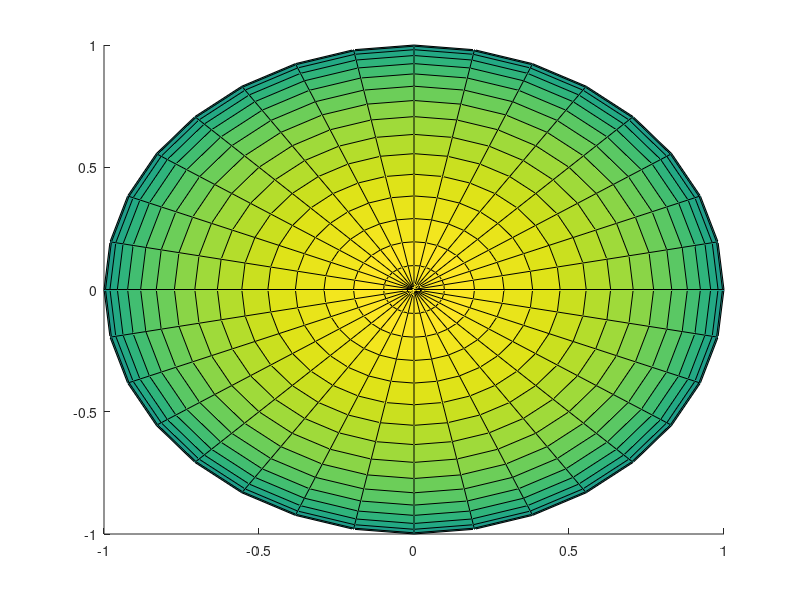

Write the MATLAB code that produced this figure. (Note: this script raises an error after producing the figure.)
function eyehandle = rev_eyepatch(name, radius, nsegs, iriscolour)

% function eyehandle = eyepatch(name, radius, nsegs, iriscolour)
% unit radius spherical eye centred at 0, looking along z
% specify iris colour as 1x3 rgb array
% userdata.pose is 4D pose matrix
% MGP June 2004

% save hold state and set hold on
% (surf over-writes!)

%Changed by Ryan George: Line 74
%change: added ' rigidbody(eyehandle, name); '

nothold = false;
if ~ishold
    nothold = true;
    hold on
end

if nargin<4
    iriscolour = [0 .2 .9];
end
if nargin<3
    nsegs = 32;
end
if nargin<2
    radius = 1;
end
if nargin==0
    name = 'aneye';
end

[x,y,z] = sphere(nsegs);
surfsphere = surf(radius*x,radius*y,radius*z);
[faces, vertices] = surf2patch(surfsphere, 'triangles'); delete(surfsphere);
[Nface, jnk] = size(faces);
eyehandle = patch('faces', faces, 'vertices', vertices, ...
    'facecolor', 'flat', 'edgecolor', 'none');

% eye white
colour = ones(Nface, 1)*[1 .975 .975];

% iris colour
iris = find(vertices(:,3)>.8*radius);
iface = [];
for i=1:length(iris)
    [j, jnk] = ind2sub(size(faces), find(faces==iris(i)));
    iface = [iface; j];
end
colour(iface, :) = .95*ones(length(iface), 1)*iriscolour + .05*randn(length(iface), 3);

% pupil black
pupil = find(vertices(:,3)>.98*radius);
iface = [];
for i=1:length(pupil)
    [j, jnk] = ind2sub(size(faces), find(faces==pupil(i)));
    iface = [iface; j];
end
colour(iface, :) = zeros(length(iface), 3);
colour(iface(1),:) = ones(1,3);


set(eyehandle, 'facevertexcdata', colour);
set(gca, 'dataaspectratio', [1 1 1], 'visible', 'off');
lite = findobj(gca, 'type', 'light');
if isempty(lite)
    lite = light;
    set(lite, 'position', [50 -100 50]);
    lighting gouraud
end

% restore hold state
if nothold
    hold off
end